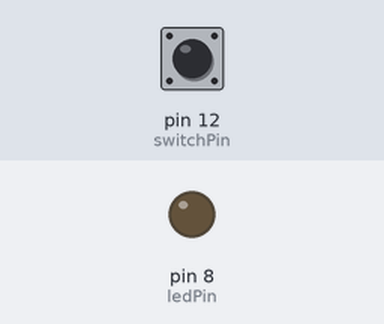
Bench run of a sketch on a simulated Arduino Uno, built with avr-gcc and run on an emulated ATmega328P. Shown: output pins drawn as LEDs (lit = HIGH). The inputs (shaded band) are chosen by the test bench; at power-on: pin 12 (switchPin) LOW. What the sketch prints to the serial monitor is not drawn.

Above: at 1.2 s.
1.3 s: pin 12 (switchPin) pulled HIGH for 0.15 s
At 1.38 s:
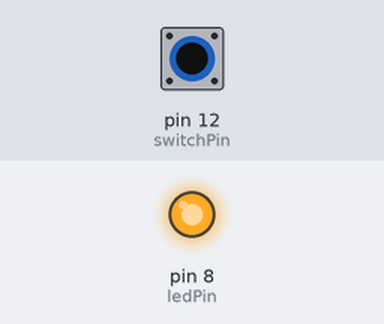
2.9 s: pin 12 (switchPin) pulled HIGH for 3.2 s
At 7.0 s:
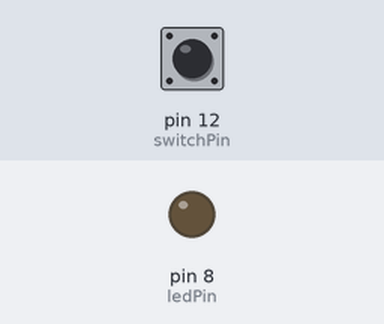
Timing chart, 0 to 8.5 s (numbered marks = the images above; inputs shaded):
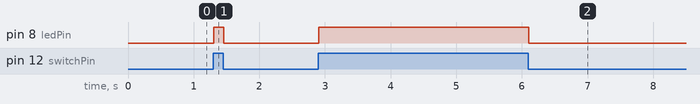

The sketch:

LED_Button.ino
```cpp
int switchPin = 12;
int ledPin = 8;
int switchState = LOW;

void setup() {
    Serial.begin(9600);
    pinMode(ledPin, OUTPUT);
    pinMode(switchPin, INPUT);
}

 // repeat infinitely
void loop() {
    switchState = digitalRead(switchPin);

    Serial.println(switchState);

    if (switchState == HIGH) {
        digitalWrite(ledPin, HIGH);
    } else {
         digitalWrite(ledPin, LOW);
     }
 }
```

Measured:
- after the input at 1.3 s, pin 8 (ledPin): LOW → HIGH at once, → LOW 0.15 s later
- after the input at 2.9 s, pin 8 (ledPin): LOW → HIGH at once, → LOW 3.2 s later
